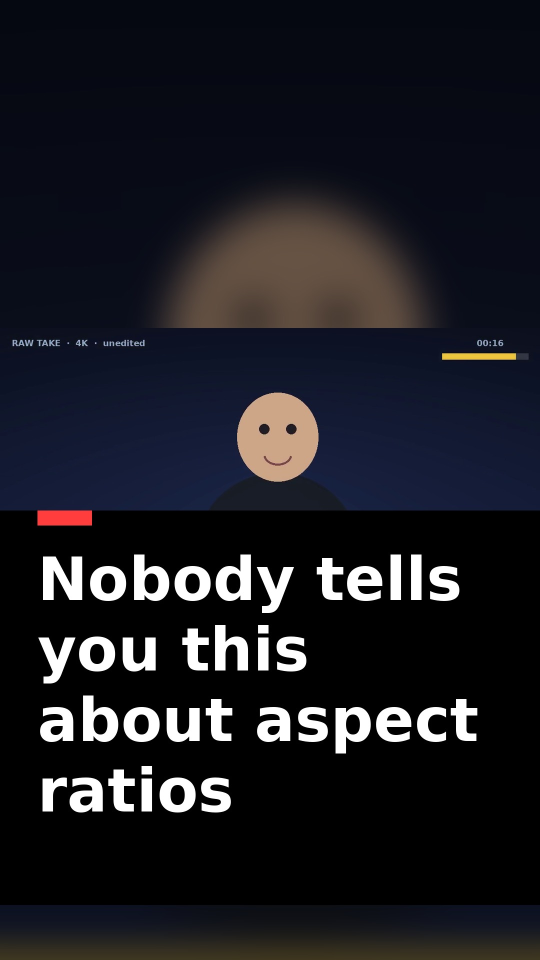
#> input picture showcase/assets/v1-dcc41c_thumb.jpg, 1080 x 1920 px (shown at 1/2 size); its folder holds only this picture in this run
$ python -i thumbs.py   (imports and definitions only)   (older library calls are emulated)
#> lines starting #> are read from the running program, lines starting #| are printed output that depends on the picture; after the words box and inside, x2 and y2 are one past the last pixel; in counts of white or black regions, pixels touching at a corner belong together
"""Thumbnail rendering + computer-vision scoring.

Rendering is Pillow. Scoring is OpenCV and is deliberately explainable: five
named sub-scores with fixed weights, so a creator can see *why* variant 3 beat
variant 1 instead of trusting a black box.
"""
from __future__ import annotations

from pathlib import Path

import cv2
import numpy as np
from PIL import Image, ImageDraw, ImageEnhance, ImageFilter, ImageFont

FACE_CASCADE = None
CASCADE_AVAILABLE = hasattr(cv2, "CascadeClassifier")

STYLE_PRESETS = {
    "bold_lower": {"scrim": 0.40, "position": "lower", "accent": (255, 61, 61), "fg": (255, 255, 255)},
    "split_band": {"scrim": 0.34, "position": "middle", "accent": (61, 220, 151), "fg": (12, 14, 18)},
    "top_strip": {"scrim": 0.30, "position": "top", "accent": (255, 214, 61), "fg": (255, 255, 255)},
}


# ---------------------------------------------------------------------------
# rendering
# ---------------------------------------------------------------------------
# [128 lines left out: functions _font, _wrap, _fit_text, _cover, render_variant, not called in this run]


# ---------------------------------------------------------------------------
# scoring
# ---------------------------------------------------------------------------
def _haar_faces(bgr: np.ndarray) -> tuple[float, int] | None:
    """Haar frontal-face detection. Returns None when the build lacks the API."""
    global FACE_CASCADE
    if not CASCADE_AVAILABLE:
        return None
    try:
        if FACE_CASCADE is None:
            path = Path(cv2.data.haarcascades) / "haarcascade_frontalface_default.xml"
            FACE_CASCADE = cv2.CascadeClassifier(str(path))
        gray = cv2.cvtColor(bgr, cv2.COLOR_BGR2GRAY)
        small = cv2.resize(gray, (0, 0), fx=0.5, fy=0.5)
        faces = FACE_CASCADE.detectMultiScale(small, scaleFactor=1.08, minNeighbors=5,
                                             minSize=(28, 28))
    except Exception:
        return None
    if len(faces) == 0:
        return 0.0, 0
    h, w = gray.shape[:2]
    largest = max(faces, key=lambda f: f[2] * f[3])
    area = (largest[2] * 2) * (largest[3] * 2)
    return float(min(1.0, area / (w * h))), len(faces)


# [20 lines left out: function _skin_salience, not called in this run]


def _subject_salience(bgr: np.ndarray) -> tuple[float, int, str]:
    """(ratio, count, method) - face area when Haar exists, else skin salience."""
    haar = _haar_faces(bgr)
    if haar is not None:
        return haar[0], haar[1], "haar"
    ratio, count = _skin_salience(bgr)
    return ratio, count, "skin-salience"


def _colorfulness(bgr: np.ndarray) -> float:
    """Hasler-Suesstrunk colourfulness, normalised to 0-1."""
    b, g, r = cv2.split(bgr.astype(np.float32))
    rg, yb = r - g, 0.5 * (r + g) - b
    std = float(np.sqrt(rg.std() ** 2 + yb.std() ** 2))
    mean = float(np.sqrt(rg.mean() ** 2 + yb.mean() ** 2))
    return float(min(1.0, (std + 0.3 * mean) / 110.0))


# [13 lines left out: function _legibility, not called in this run]


def _subject_term(ratio: float, count: int, method: str) -> float:
    """Subject presence sub-score: detection first, size second.

    A blur-pad vertical render shrinks the subject into a letterboxed band, so its
    area ratio stays tiny even when a face is clearly detected. Scoring on the raw
    ratio alone therefore reported "face present" and "no clear human subject" in
    the same result. Detection now carries most of the weight and area scales the
    rest, which is also what the sub-score actually claims to measure.
    """
    if count <= 0:
        return 0.0
    if method == "haar":
        return float(min(1.0, 0.45 + 0.55 * min(1.0, ratio / 0.18)))
    return float(min(1.0, 0.35 + 0.65 * min(1.0, ratio / 0.30)))


def score_thumbnail(image_path: str | Path, text_box: list[int] | None = None) -> dict:
    bgr = cv2.imread(str(image_path))
#> bgr is the input picture: shape (1920, 1080, 3); mean B, G, R 33.8, 27.5, 27.2
    if bgr is None:
        raise ValueError(f"Could not read {image_path}")
    gray = cv2.cvtColor(bgr, cv2.COLOR_BGR2GRAY)
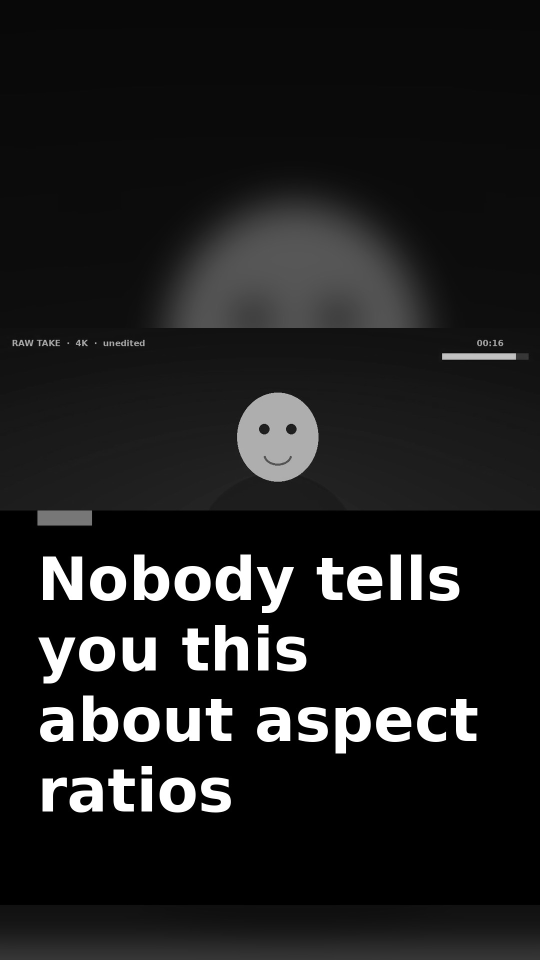
#> gray: shape (1920, 1080) (shown at 1/2 size); min 0, max 255, mean 28.2
    contrast = float(min(1.0, gray.std() / 68.0))
#> contrast = 0.84
    colour = _colorfulness(bgr)
#> in _colorfulness, `b, g, r = cv2.split(bgr.astype(np.float32))`:
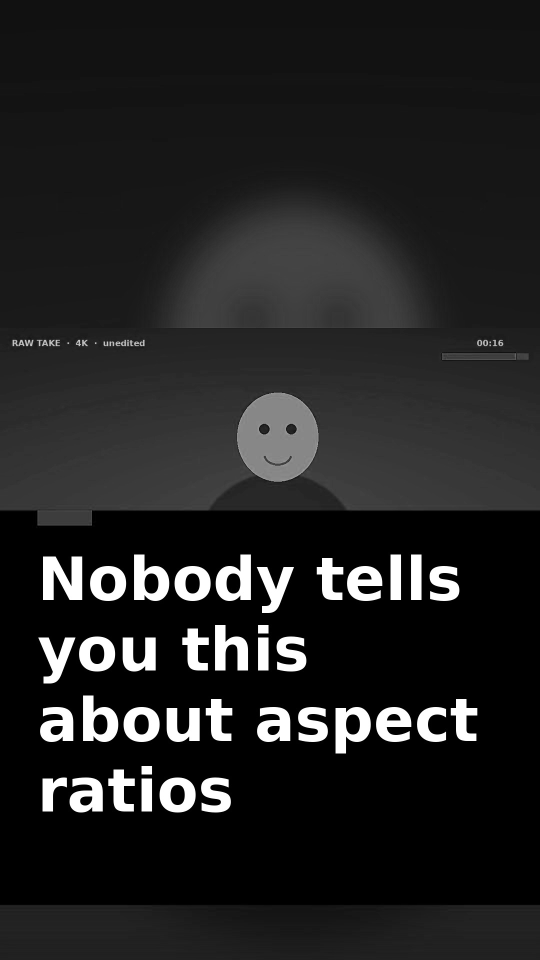
#> b: shape (1920, 1080) float32 (shown at 1/2 size); min 0, max 255, mean 33.8
#> in _colorfulness, `rg, yb = r - g, 0.5 * (r + g) - b`:
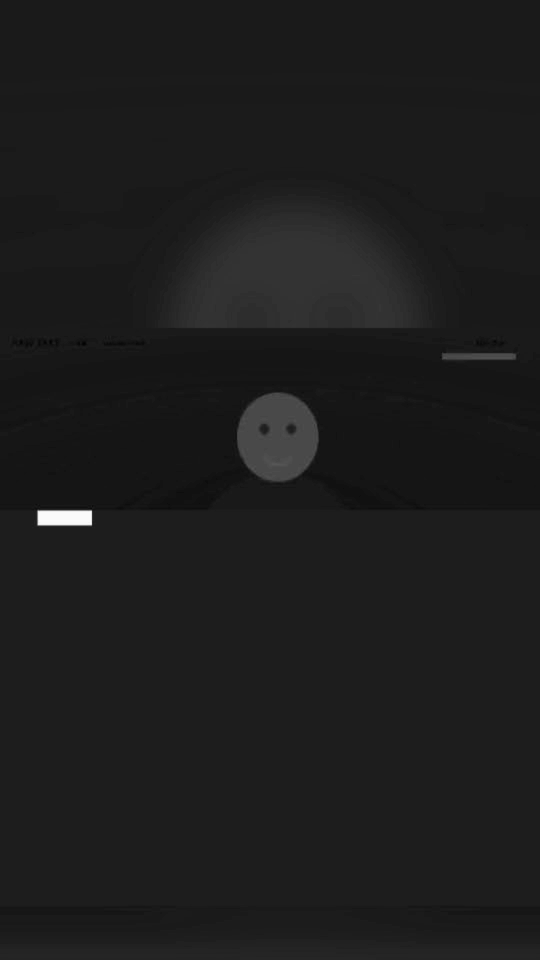
#> rg: shape (1920, 1080) float32 (shown at 1/2 size); min -26, max 198, mean -0.3; drawn with min black and max white
#> in _colorfulness, `rg, yb = r - g, 0.5 * (r + g) - b`:
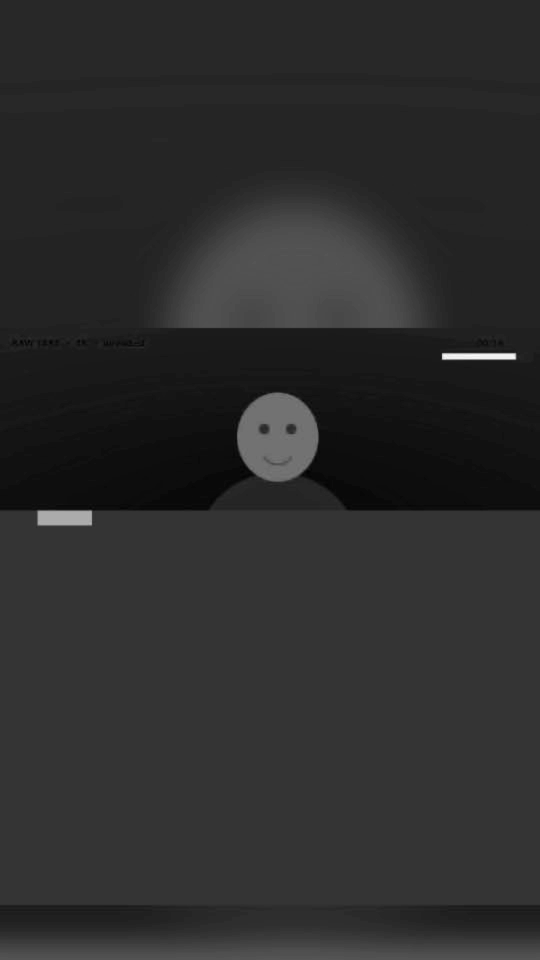
#> yb: shape (1920, 1080) float32 (shown at 1/2 size); min -43.5, max 166, mean -6.4; drawn with min black and max white
#> in _colorfulness, `std = float(np.sqrt(rg.std() ** 2 + yb.std() ** 2))`: std = 17.62
#> in _colorfulness, `mean = float(np.sqrt(rg.mean() ** 2 + yb.mean() ** 2))`: mean = 6.39
#> colour = 0.178
    face, n_faces, face_method = _subject_salience(bgr)
#> in _haar_faces, `small = cv2.resize(gray, (0, 0), fx=0.5, fy=0.5)`:
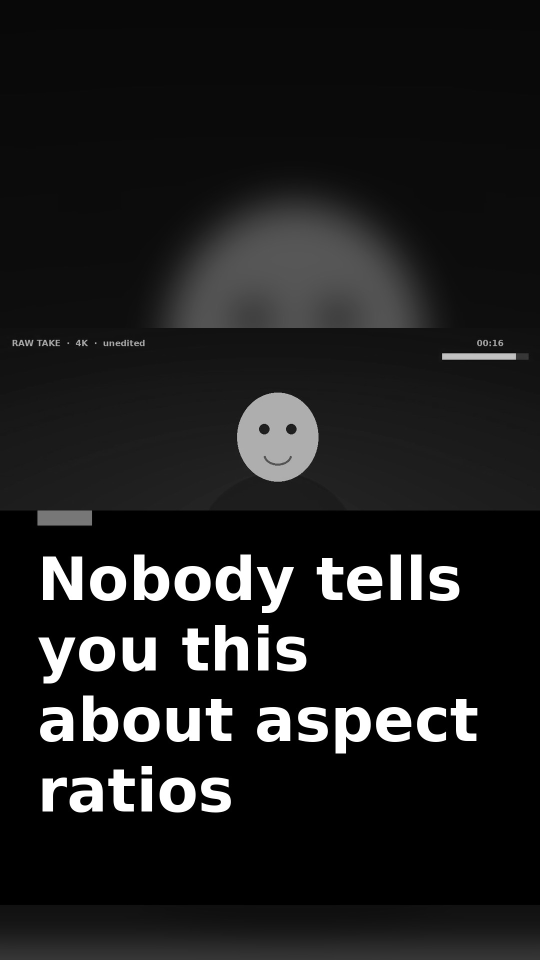
#> small: shape (960, 540); min 0, max 255, mean 28.2
#> in _haar_faces, `faces = FACE_CASCADE.detectMultiScale(small, scaleFactor=1.08, minNeig..`: faces = [[230, 391, 96, 96]]
#> in _haar_faces, `largest = max(faces, key=lambda f: f[2] * f[3])`: largest = [230, 391, 96, 96]
#> in _haar_faces, `area = (largest[2] * 2) * (largest[3] * 2)`: area = 36864
#> in _subject_salience, `haar = _haar_faces(bgr)`: haar = (0.0178, 1)
#> face = 0.0178; n_faces = 1; face_method = 'haar'
    legib = _legibility(bgr, text_box) if text_box else 0.6
#> legib = 0.6
    edges = cv2.Canny(gray, 90, 190)
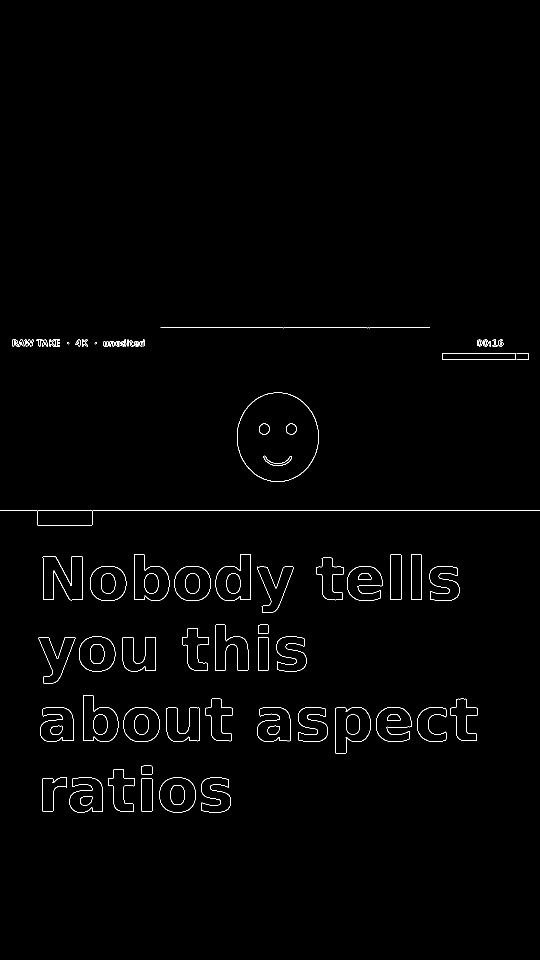
#> edges: shape (1920, 1080) (shown at 1/2 size); 0.83% white in thin lines or dots, all inside (x1, y1, x2, y2) = (0, 655, 1080, 1625)
    clutter = float(min(1.0, edges.mean() / 42.0))
#> clutter = 0.0501

    subject = _subject_term(face, n_faces, face_method)
#> subject = 0.504

    score = (0.28 * contrast + 0.18 * colour + 0.26 * subject
             + 0.18 * legib + 0.10 * (1.0 - clutter))
#> score = 0.601
    reasons = []
    if contrast > 0.55:
        reasons.append("strong tonal separation")
    if n_faces > 0:
        label = "face" if face_method == "haar" else "human subject"
#> label = 'face'
        reasons.append(f"{label} present ({n_faces} region(s), {face:.1%} of frame)")
    else:
        reasons.append("no clear human subject detected in this frame")
    if colour > 0.5:
        reasons.append("saturated palette")
    if legib > 0.6:
        reasons.append("clean plate under the text")
    if clutter > 0.6:
        reasons.append("busy background may cost legibility")

    return {
        "score": round(score * 100, 1),
        "contrast": round(contrast, 3),
        "colorfulness": round(colour, 3),
        "face_ratio": round(face, 4),
        "faces": n_faces,
        "subject_method": face_method,
        "subject_score": round(subject, 3),
        "legibility": round(legib, 3),
        "clutter": round(clutter, 3),
        "reasons": reasons,
    }

>>> result = score_thumbnail('../../showcase/assets/v1-dcc41c_thumb.jpg')
#> result = 10 items

$ run again, on showcase/assets/v3-9c9be7_thumb.jpg
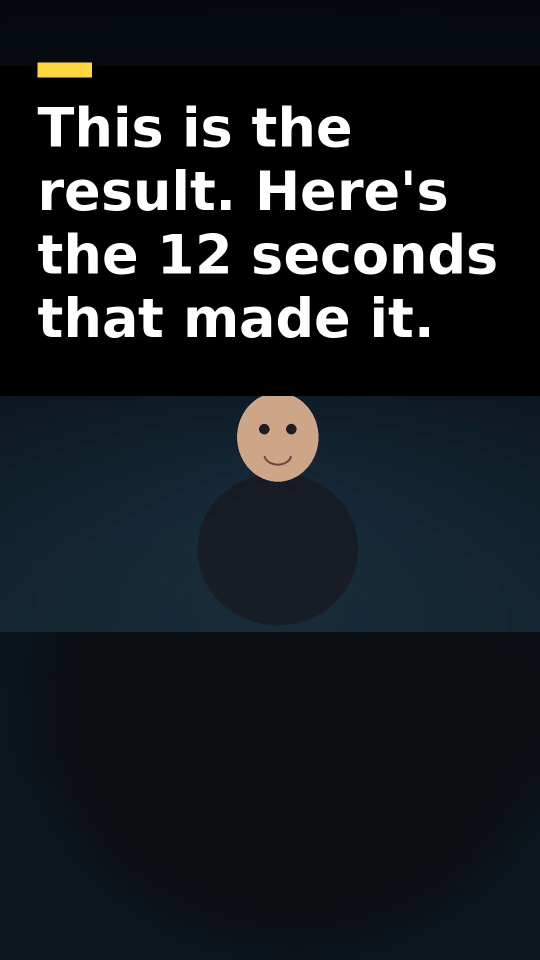
#> input picture showcase/assets/v3-9c9be7_thumb.jpg, 1080 x 1920 px (shown at 1/2 size)
#> in score_thumbnail, bgr is the input picture: shape (1920, 1080, 3); mean B, G, R 32.8, 28.6, 24.1
#> contrast = 0.809
#> in _colorfulness, `rg, yb = r - g, 0.5 * (r + g) - b`:
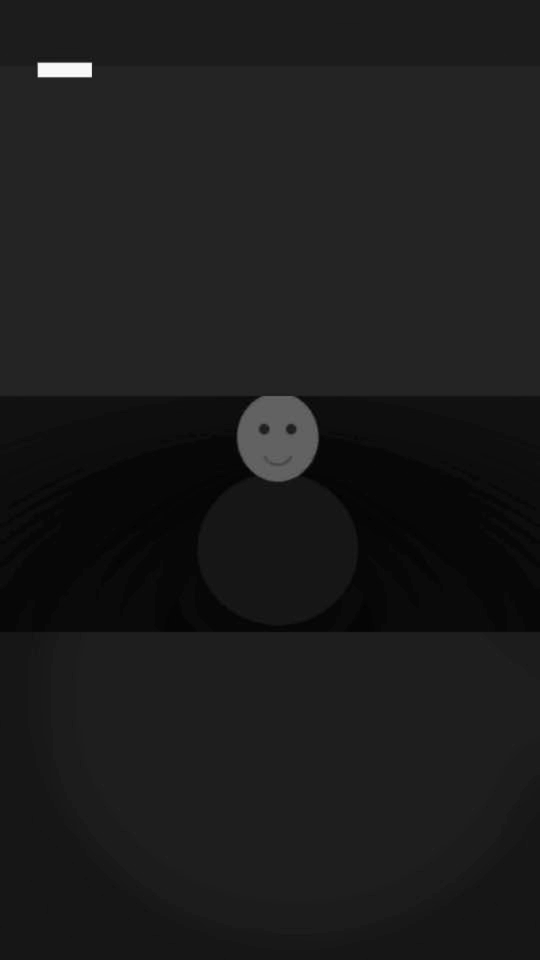
#> yb: shape (1920, 1080) float32 (shown at 1/2 size); min -29.5, max 178, mean -6.5; drawn with min black and max white
#> std = 14.36
#> mean = 7.92
#> colour = 0.152
#> faces = [[231, 393, 93, 93]]
#> largest = [231, 393, 93, 93]
#> area = 34596
#> haar = (0.0167, 1)
#> face = 0.0167; n_faces = 1; face_method = 'haar'
#> legib = 0.6
#> in score_thumbnail, `edges = cv2.Canny(gray, 90, 190)`:
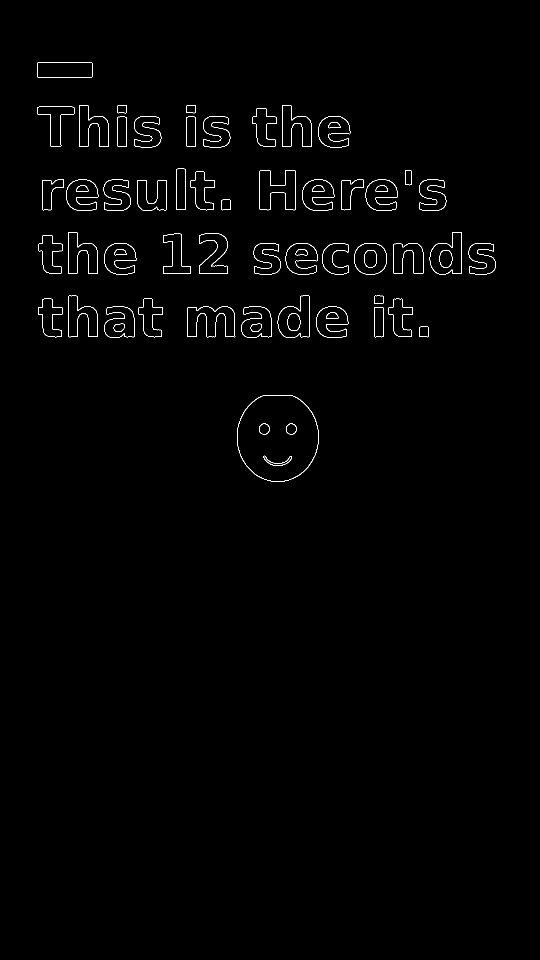
#> edges: shape (1920, 1080) (shown at 1/2 size); 0.74% white in thin lines or dots, all inside (x1, y1, x2, y2) = (74, 124, 992, 964)
#> clutter = 0.0451
#> subject = 0.501
#> score = 0.588
#> label = 'face'
#> result = 10 items
